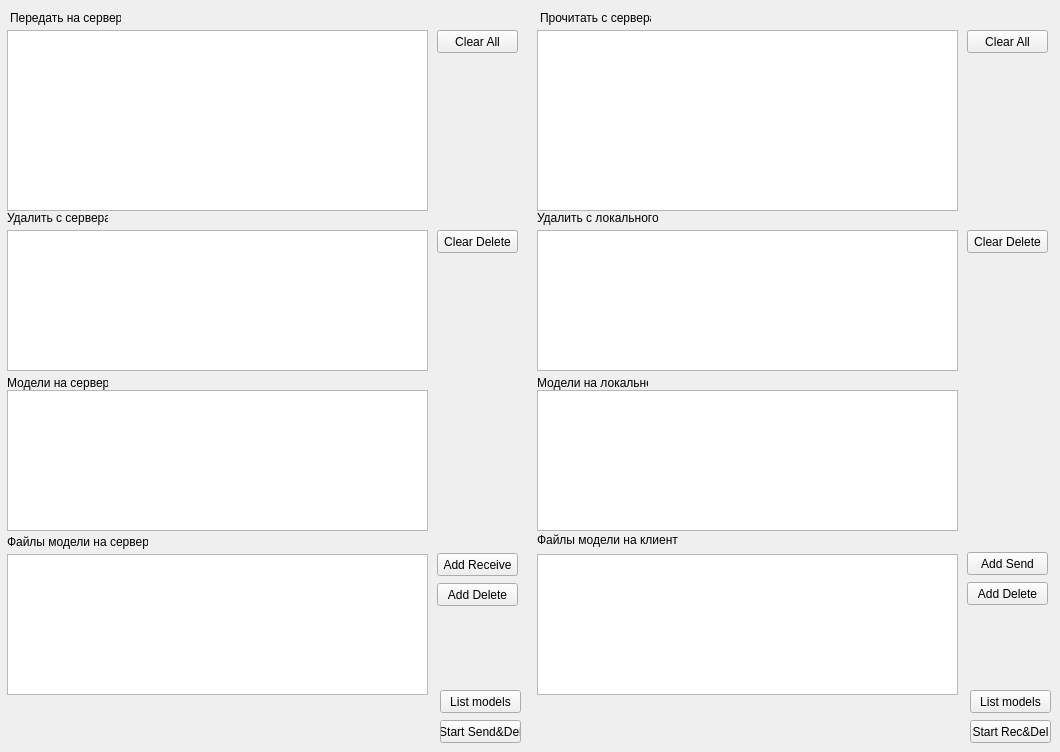
   <widget class="QWidget" name="tab">
    <attribute name="title">
     <string>Старое</string>
    </attribute>
    <widget class="QPushButton" name="pbLocalListFiles">
     <property name="geometry">
      <rect>
       <x>970</x>
       <y>690</y>
       <width>81</width>
       <height>23</height>
      </rect>
     </property>
     <property name="text">
      <string>List models</string>
     </property>
    </widget>
    <widget class="QLabel" name="label_9">
     <property name="geometry">
      <rect>
       <x>7</x>
       <y>534</y>
       <width>141</width>
       <height>16</height>
      </rect>
     </property>
     <property name="text">
      <string>Файлы модели на сервере</string>
     </property>
    </widget>
    <widget class="QLabel" name="label_7">
     <property name="geometry">
      <rect>
       <x>537</x>
       <y>375</y>
       <width>111</width>
       <height>16</height>
      </rect>
     </property>
     <property name="text">
      <string>Модели на локальном</string>
     </property>
    </widget>
    <widget class="QListView" name="lvLocalListFiles">
     <property name="geometry">
      <rect>
       <x>537</x>
       <y>554</y>
       <width>421</width>
       <height>141</height>
      </rect>
     </property>
    </widget>
    <widget class="QListView" name="lwListModels">
     <property name="geometry">
      <rect>
       <x>7</x>
       <y>390</y>
       <width>421</width>
       <height>141</height>
      </rect>
     </property>
    </widget>
    <widget class="QPushButton" name="pbAddDelete">
     <property name="geometry">
      <rect>
       <x>437</x>
       <y>583</y>
       <width>81</width>
       <height>23</height>
      </rect>
     </property>
     <property name="text">
      <string>Add Delete</string>
     </property>
    </widget>
    <widget class="QPushButton" name="pbListFiles">
     <property name="geometry">
      <rect>
       <x>440</x>
       <y>690</y>
       <width>81</width>
       <height>23</height>
      </rect>
     </property>
     <property name="text">
      <string>List models</string>
     </property>
    </widget>
    <widget class="QLabel" name="label_5">
     <property name="geometry">
      <rect>
       <x>7</x>
       <y>375</y>
       <width>101</width>
       <height>16</height>
      </rect>
     </property>
     <property name="text">
      <string>Модели на сервере</string>
     </property>
    </widget>
    <widget class="QPushButton" name="pbClearDelete">
     <property name="geometry">
      <rect>
       <x>437</x>
       <y>230</y>
       <width>81</width>
       <height>23</height>
      </rect>
     </property>
     <property name="text">
      <string>Clear Delete</string>
     </property>
    </widget>
    <widget class="QListView" name="lvDeletingFiles">
     <property name="geometry">
      <rect>
       <x>7</x>
       <y>230</y>
       <width>421</width>
       <height>141</height>
      </rect>
     </property>
    </widget>
    <widget class="QListView" name="lvReceiveFiles">
     <property name="geometry">
      <rect>
       <x>537</x>
       <y>30</y>
       <width>421</width>
       <height>181</height>
      </rect>
     </property>
    </widget>
    <widget class="QPushButton" name="pbClearAll">
     <property name="geometry">
      <rect>
       <x>437</x>
       <y>30</y>
       <width>81</width>
       <height>23</height>
      </rect>
     </property>
     <property name="text">
      <string>Clear All</string>
     </property>
    </widget>
    <widget class="QPushButton" name="pbAddReceive">
     <property name="geometry">
      <rect>
       <x>437</x>
       <y>553</y>
       <width>81</width>
       <height>23</height>
      </rect>
     </property>
     <property name="text">
      <string>Add Receive</string>
     </property>
    </widget>
    <widget class="QLabel" name="label_4">
     <property name="geometry">
      <rect>
       <x>7</x>
       <y>210</y>
       <width>101</width>
       <height>16</height>
      </rect>
     </property>
     <property name="text">
      <string>Удалить с сервера</string>
     </property>
    </widget>
    <widget class="QPushButton" name="pbStartReceive">
     <property name="geometry">
      <rect>
       <x>970</x>
       <y>720</y>
       <width>81</width>
       <height>23</height>
      </rect>
     </property>
     <property name="text">
      <string>Start Rec&amp;&amp;Del</string>
     </property>
    </widget>
    <widget class="QListView" name="lwLocalListModels">
     <property name="geometry">
      <rect>
       <x>537</x>
       <y>390</y>
       <width>421</width>
       <height>141</height>
      </rect>
     </property>
    </widget>
    <widget class="QPushButton" name="pbAddSend">
     <property name="geometry">
      <rect>
       <x>967</x>
       <y>552</y>
       <width>81</width>
       <height>23</height>
      </rect>
     </property>
     <property name="text">
      <string>Add Send</string>
     </property>
    </widget>
    <widget class="QLabel" name="label_10">
     <property name="geometry">
      <rect>
       <x>537</x>
       <y>532</y>
       <width>141</width>
       <height>16</height>
      </rect>
     </property>
     <property name="text">
      <string>Файлы модели на клиенте</string>
     </property>
    </widget>
    <widget class="QListView" name="lvLocalDeletingFiles">
     <property name="geometry">
      <rect>
       <x>537</x>
       <y>230</y>
       <width>421</width>
       <height>141</height>
      </rect>
     </property>
    </widget>
    <widget class="QLabel" name="label_8">
     <property name="geometry">
      <rect>
       <x>537</x>
       <y>210</y>
       <width>121</width>
       <height>16</height>
      </rect>
     </property>
     <property name="text">
      <string>Удалить с локального</string>
     </property>
    </widget>
    <widget class="QPushButton" name="pbAddLocalDelete">
     <property name="geometry">
      <rect>
       <x>967</x>
       <y>582</y>
       <width>81</width>
       <height>23</height>
      </rect>
     </property>
     <property name="text">
      <string>Add Delete</string>
     </property>
    </widget>
    <widget class="QListView" name="lvListFiles">
     <property name="geometry">
      <rect>
       <x>7</x>
       <y>554</y>
       <width>421</width>
       <height>141</height>
      </rect>
     </property>
    </widget>
    <widget class="QPushButton" name="pbStartSend">
     <property name="geometry">
      <rect>
       <x>440</x>
       <y>720</y>
       <width>81</width>
       <height>23</height>
      </rect>
     </property>
     <property name="text">
      <string>Start Send&amp;&amp;Del</string>
     </property>
    </widget>
    <widget class="QLabel" name="label_3">
     <property name="geometry">
      <rect>
       <x>10</x>
       <y>10</y>
       <width>111</width>
       <height>16</height>
      </rect>
     </property>
     <property name="text">
      <string>Передать на сервер</string>
     </property>
    </widget>
    <widget class="QPushButton" name="pbClearDeleteLocal">
     <property name="geometry">
      <rect>
       <x>967</x>
       <y>230</y>
       <width>81</width>
       <height>23</height>
      </rect>
     </property>
     <property name="text">
      <string>Clear Delete</string>
     </property>
    </widget>
    <widget class="QListView" name="lvSendingFiles">
     <property name="geometry">
      <rect>
       <x>7</x>
       <y>30</y>
       <width>421</width>
       <height>181</height>
      </rect>
     </property>
    </widget>
    <widget class="QPushButton" name="pbClearReceiveAll">
     <property name="geometry">
      <rect>
       <x>967</x>
       <y>30</y>
       <width>81</width>
       <height>23</height>
      </rect>
     </property>
     <property name="text">
      <string>Clear All</string>
     </property>
    </widget>
    <widget class="QLabel" name="label_6">
     <property name="geometry">
      <rect>
       <x>540</x>
       <y>10</y>
       <width>111</width>
       <height>16</height>
      </rect>
     </property>
     <property name="text">
      <string>Прочитать с сервера</string>
     </property>
    </widget>
   </widget>
